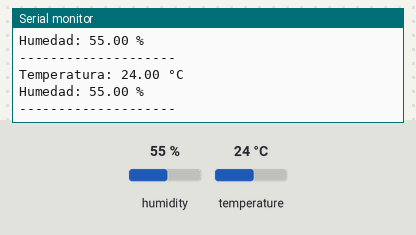
A sketch run on a simulated Arduino Uno, built with avr-gcc and run on an emulated ATmega328P. On the bench: the last lines printed to the serial monitor. The inputs (shaded band) are chosen by the test bench; at power-on: humidity 55 %, temperature 24 °C.

Above: at 4.8 s.
4.9 s: humidity set to 22 %
At 7.2 s:
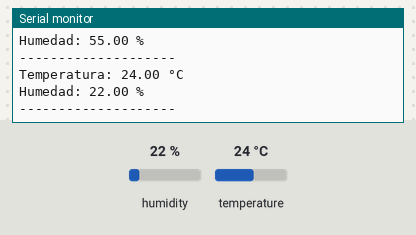
7.9 s: temperature set to 12 °C
At 8.9 s:
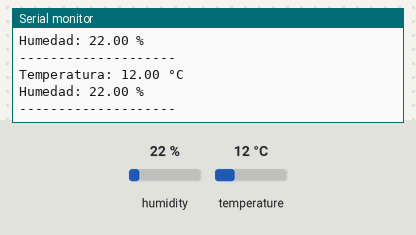
10.9 s: humidity set to 40 %
At 12.5 s:
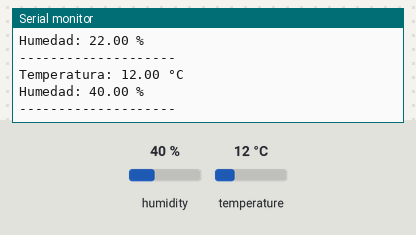
Timing chart, 0 to 14.0 s (numbered marks = the images above; inputs shaded):
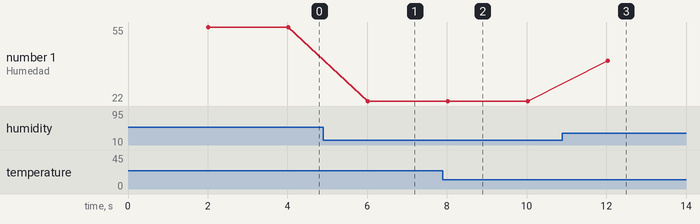

The sketch:

sketch.ino
```cpp
#include <DHT.h>

#define DHTPIN 4       // Pin de datos conectado al GPIO 4
#define DHTTYPE DHT22  // Tipo de sensor

DHT dht(DHTPIN, DHTTYPE);

void setup() {
  Serial.begin(115200);
  dht.begin();

  Serial.println("Iniciando DHT22...");
}

void loop() {
  delay(2000); // El DHT22 necesita aproximadamente 2 segundos entre lecturas

  float humedad = dht.readHumidity();
  float temperatura = dht.readTemperature();

  // Comprobar si hubo un error
  if (isnan(humedad) || isnan(temperatura)) {
    Serial.println("Error al leer el DHT22");
    return;
  }

  Serial.print("Temperatura: ");
  Serial.print(temperatura);
  Serial.println(" °C");

  Serial.print("Humedad: ");
  Serial.print(humedad);
  Serial.println(" %");

  Serial.println("--------------------");
}
```

Measured:
- after the input at 4.9 s, the serial monitor: prints a new line after 1.1 s (image 1)
- after the input at 7.9 s, the serial monitor: prints a new line after 0.13 s (image 2)
- after the input at 10.9 s, the serial monitor: prints a new line after 1.1 s (image 3)
- plotted number 1: 55 → 22 after the input at 4.9 s, 22 → 40 after the input at 10.9 s
